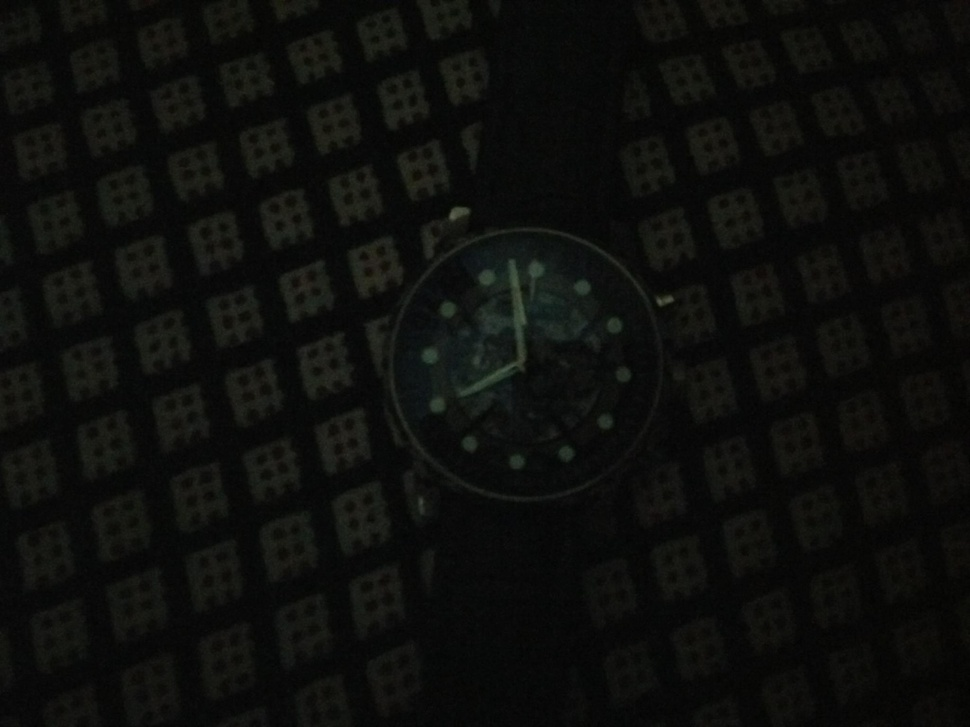
#> input picture image_enhancement/my_works/AHE/watch.jpg, 970 x 727 px, shrunk from 2048 x 1536 before the run
$ python project_WaveletTransform.py   (Python 2 division)
#> lines starting #> are read from the running program, lines starting #| are printed output that depends on the picture
from numpy import *
import scipy
from scipy import misc
#import pywt
import numpy as np
import matplotlib.pyplot as plt
import matplotlib.image as mpimg
from PIL import Image

#from pywt import thresholding

#image = misc.ascent().astype(float32)
def rgb2gray(rgb):
    return np.dot(rgb[...,:3], [0.299, 0.587, 0.114])


#image = Image.open('nt_toolbox/data/hibiscus.bmp').convert('LA')
#image.save('greyscale.png')
image = mpimg.imread('watch.jpg')
#> image is the input picture: shape (727, 970, 3); mean R, G, B 13.8, 14.7, 12.3
image = rgb2gray(image)
#> in rgb2gray, `return np.dot(rgb[...,:3], [0.299, 0.587, 0.114])`:
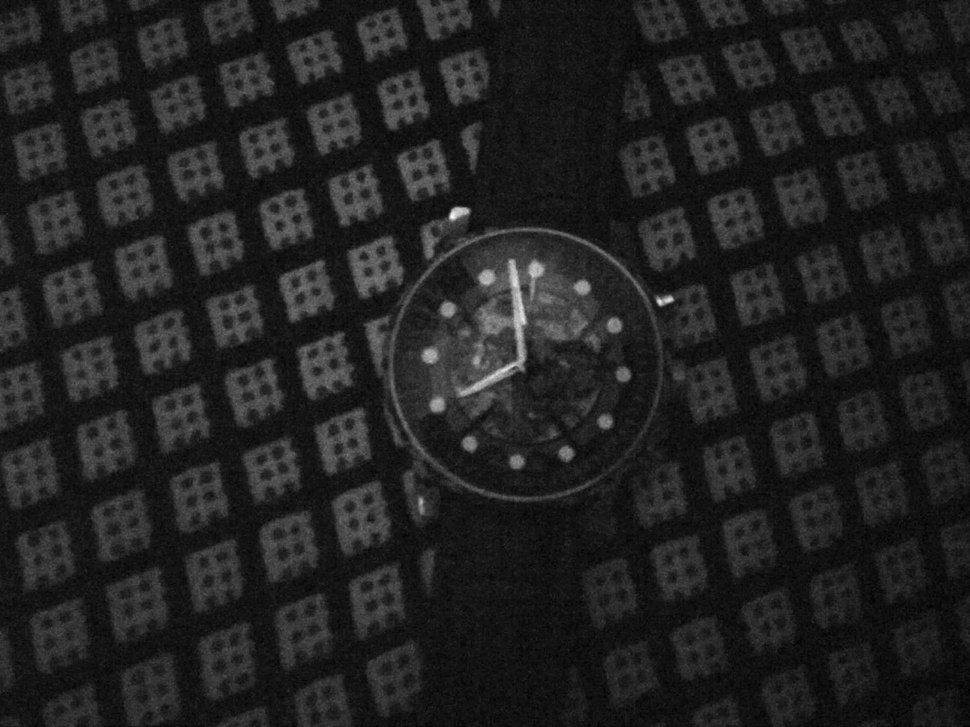
#> returned value: shape (727, 970) float64; min 1.77, max 93.21, mean 14.2; drawn with min black and max white
#plt.imshow(image)
#plt.show()
print image.shape
#| (727, 970)

noiseSigma = 16.0
image += random.normal(0, noiseSigma, size=(image.shape))
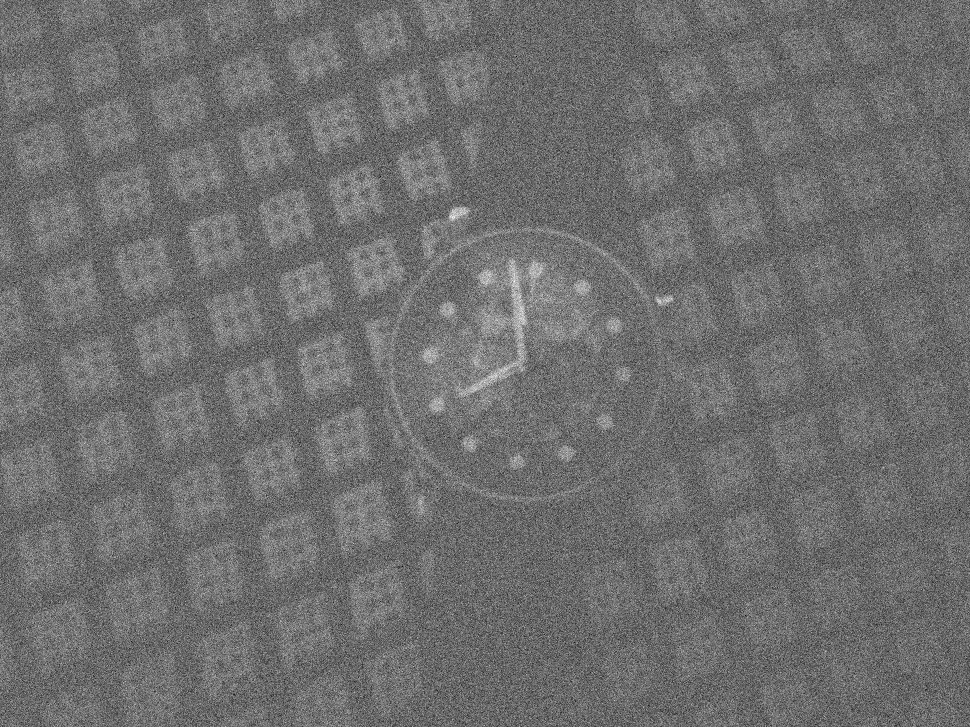
#> image: shape (727, 970) float64; min -72.75, max 126.5, mean 14.2; drawn with min black and max white
plt.imshow(image)
plt.show()
#> (the run stopped early here; a loop or call above may not have finished)

$ run again, with image_enhancement/my_works/AHE/cutter.jpg copied over image_enhancement/my_works/AHE/watch.jpg
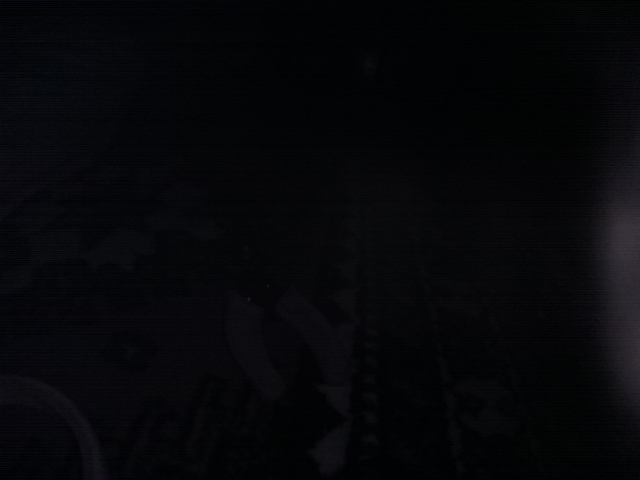
#> input picture image_enhancement/my_works/AHE/cutter.jpg, 640 x 480 px
#> image is the input picture: shape (480, 640, 3); mean R, G, B 6.5, 7, 9.8
#> in rgb2gray, `return np.dot(rgb[...,:3], [0.299, 0.587, 0.114])`:
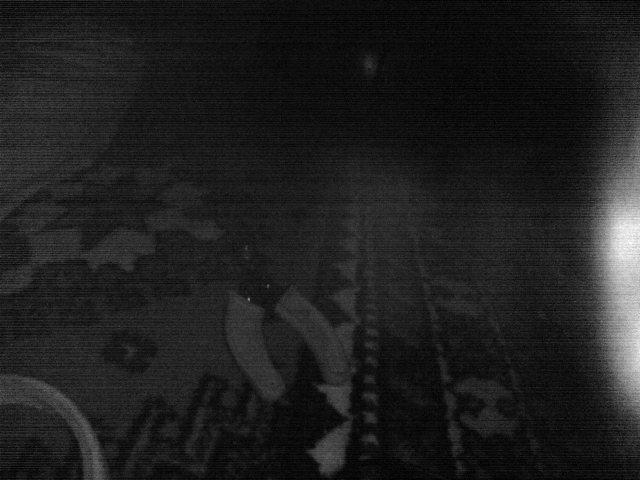
#> returned value: shape (480, 640) float64; min 0, max 57.29, mean 7.2; drawn with min black and max white
#| (480, 640)
#> `image += random.normal(0, noiseSigma, size=(image.shape))`:
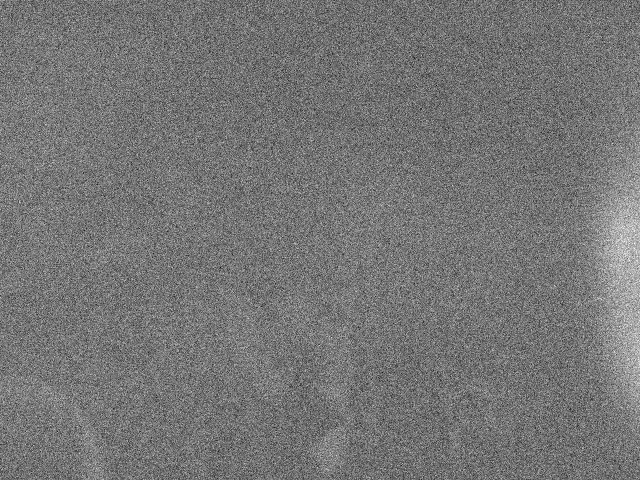
#> image: shape (480, 640) float64; min -74.7, max 102.3, mean 7.2; drawn with min black and max white
